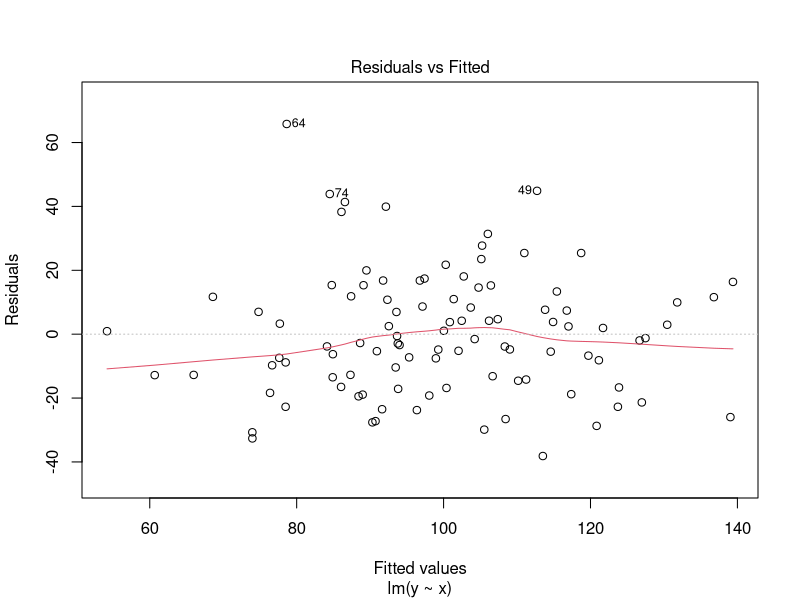
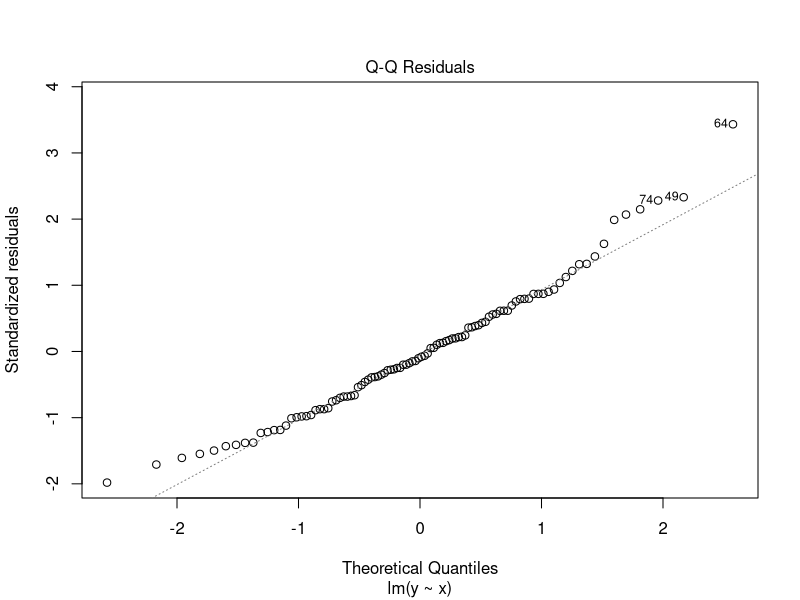
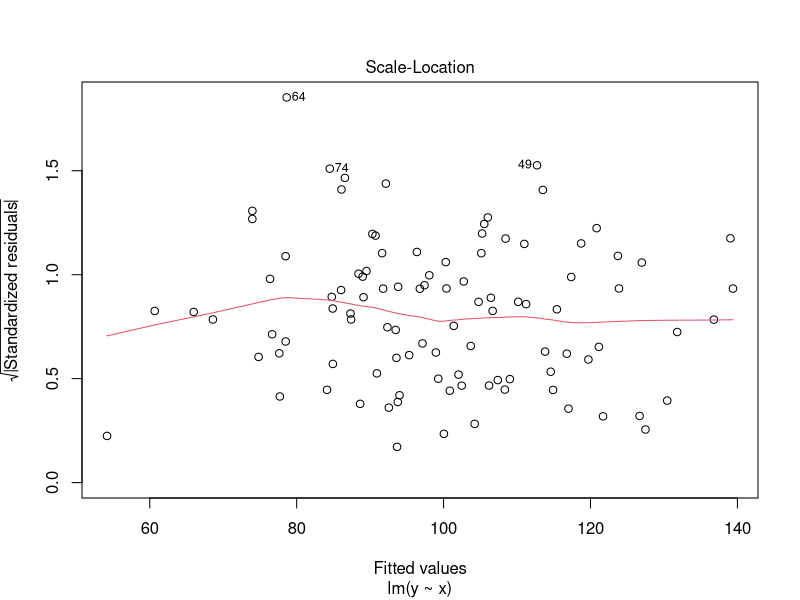
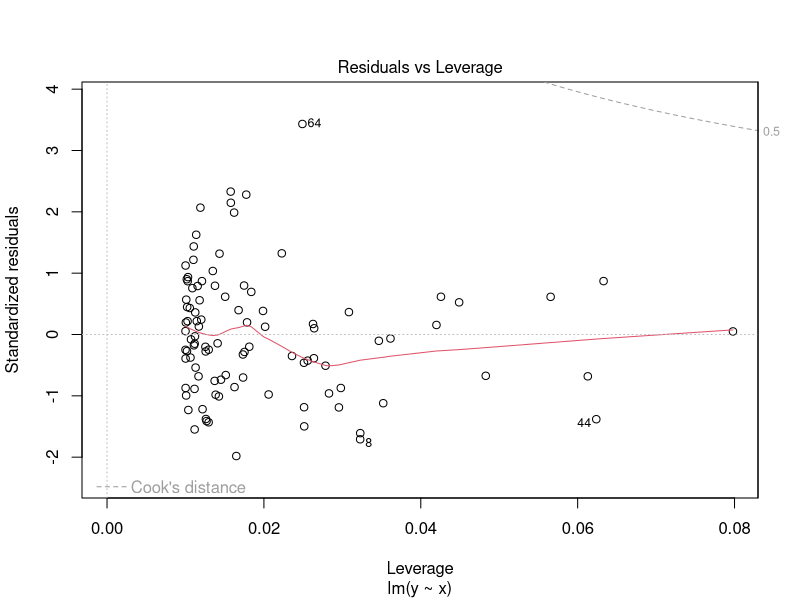

Reproduce these figures in R, in order.
#create data
set.seed(123)
x<-rnorm(100,mean=50,sd=10)
y<-2*x+rnorm(100,mean=0,sd=20)

#fit linear model
fit<-lm(y~x)
summary(fit)

plot(fit)
